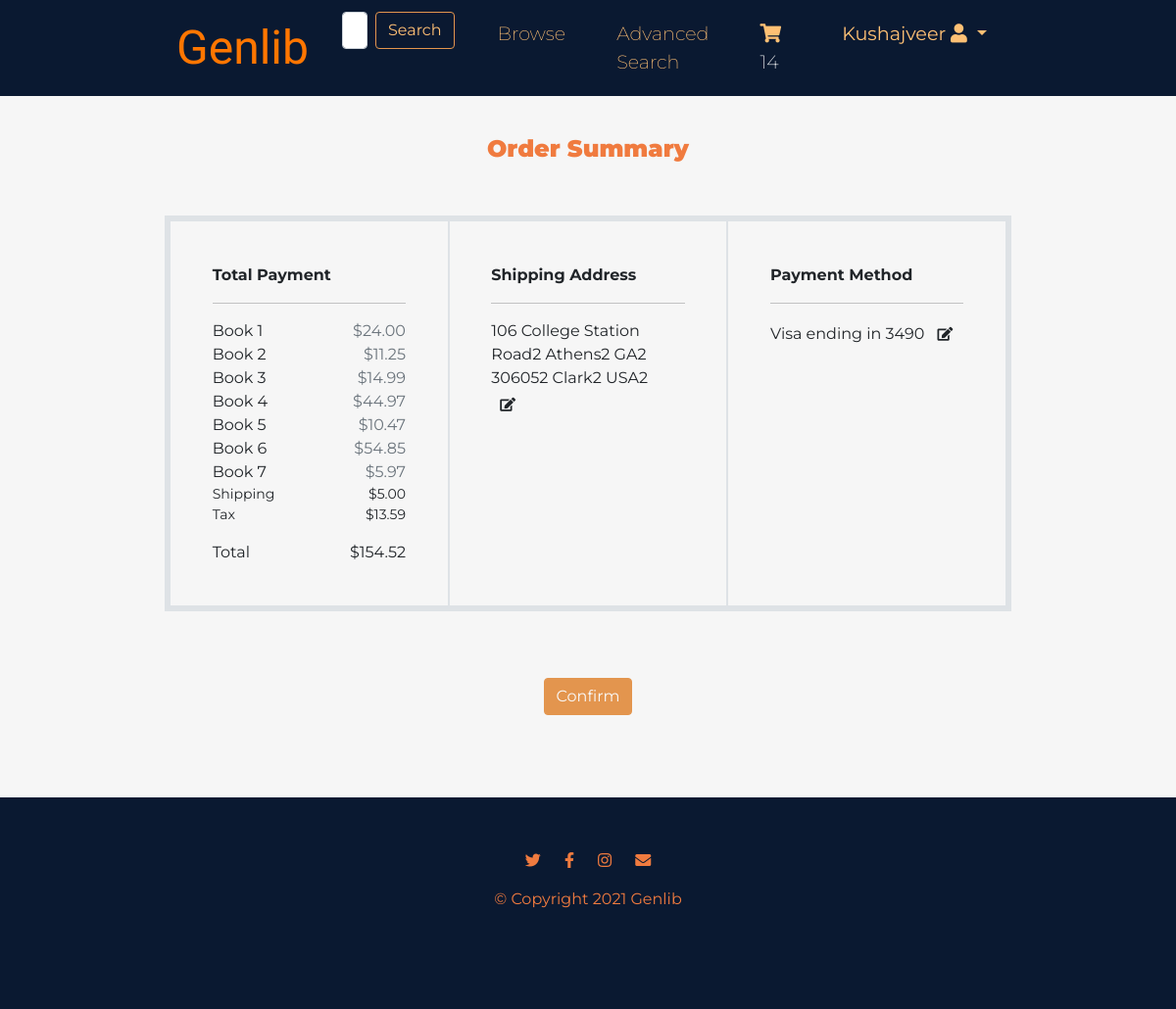
The page /finalplaceorder.html (signed in) on the database as committed earlier.
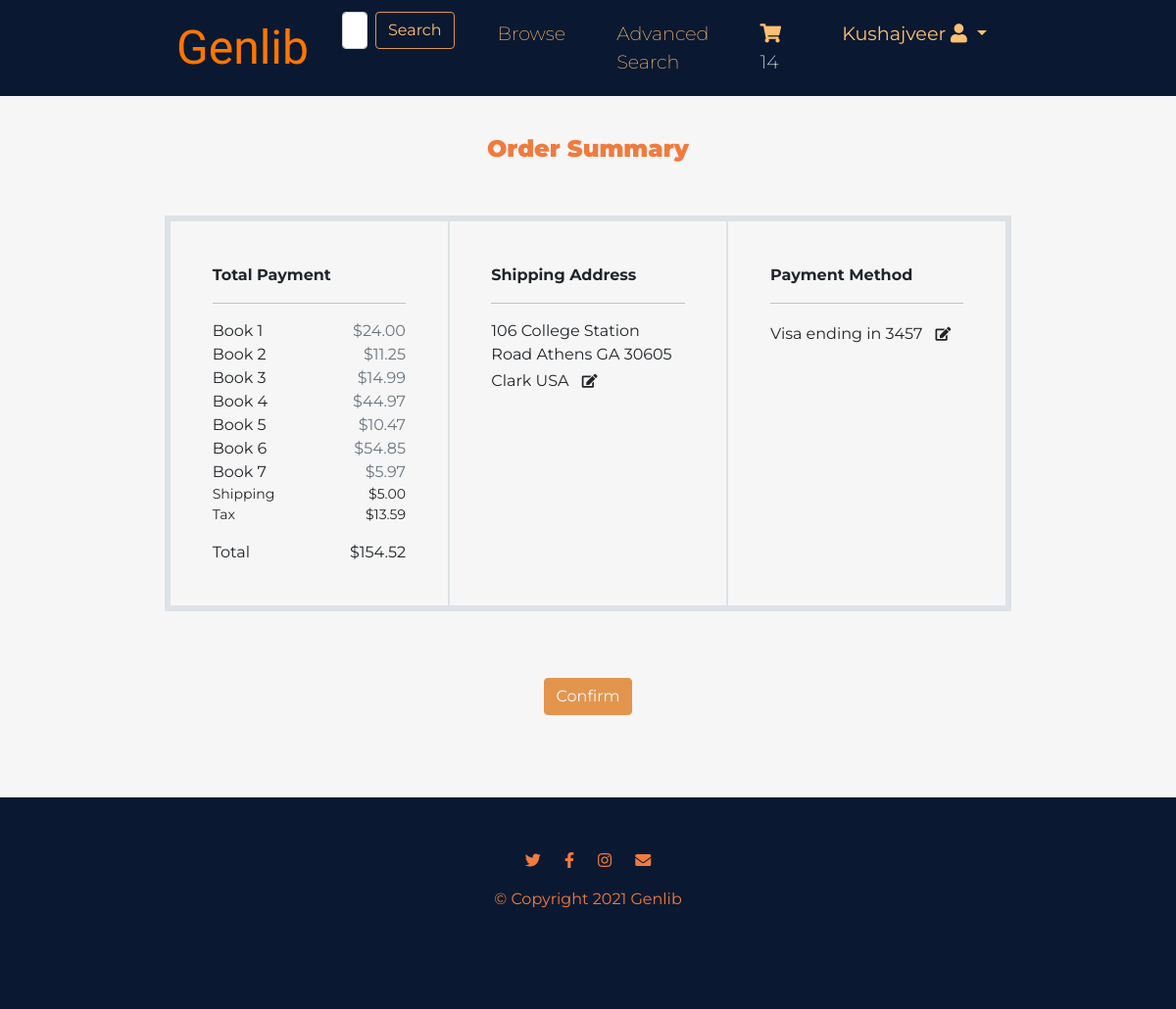
The same page on the database as committed later.
### bookstore/models.py (models this page shows, shortened)
class User(AbstractBaseUser, PermissionsMixin):
    first_name = models.CharField(max_length=30)
    last_name = models.CharField(max_length=30)
    email = models.EmailField(max_length=50, unique=True, primary_key=True)
    receive_promotions = models.BooleanField(default=False)
    phone = models.CharField(max_length=11, null=True, blank=True)
    street = models.CharField(max_length=100, null=True, blank=True)
    city = models.CharField(max_length=20, null=True, blank=True)
    state = models.CharField(max_length=20, null=True, blank=True)
    zip_code = models.CharField(max_length=5, null=True, blank=True)
    county = models.CharField(max_length=10, null=True, blank=True)
    country = models.CharField(max_length=10, null=True, blank=True)
    card_count = models.IntegerField(default=0)
    card_name1 = encrypt(models.CharField(max_length=100, null=True, blank=True))
    card_num1 = encrypt(models.CharField(max_length=16, null=True, blank=True))
    card_exp1 = encrypt(models.CharField(max_length=5, null=True, blank=True))
    card_cvv1 = encrypt(models.CharField(max_length=3, null=True, blank=True))
    card_four1 = models.CharField(max_length=4, default="", blank=True)
    card_name2 = encrypt(models.CharField(max_length=100, null=True, blank=True))
    card_num2 = encrypt(models.CharField(max_length=16, null=True, blank=True))
    card_exp2 = encrypt(models.CharField(max_length=5, null=True, blank=True))
    card_cvv2 = encrypt(models.CharField(max_length=3, null=True, blank=True))
    card_four2 = models.CharField(max_length=4, default="", blank=True)
    card_name3 = encrypt(models.CharField(max_length=100, null=True, blank=True))
    card_num3 = encrypt(models.CharField(max_length=16, null=True, blank=True))
    card_exp3 = encrypt(models.CharField(max_length=5, null=True, blank=True))
    card_cvv3 = encrypt(models.CharField(max_length=3, null=True, blank=True))
    card_four3 = models.CharField(max_length=4, default="", blank=True)
    is_staff = models.BooleanField(default=False)
    is_active = models.BooleanField(default=False)
    is_suspended = models.BooleanField(default=False)
    objects = UserManager()
    USERNAME_FIELD = 'email'
    REQUIRED_FIELDS = ['first_name', 'last_name', 'password', 'receive_promotions', 'phone']

class CartItem(models.Model):
    id = models.AutoField(primary_key=True)
    user = models.ForeignKey(User, on_delete=models.CASCADE)
    book = models.ForeignKey(Book, on_delete=models.CASCADE)
    quantity = models.IntegerField()
    objects = CartItemManager()

class Order(models.Model):
    id = models.AutoField(primary_key=True)
    status = models.CharField(max_length=20, default="Incomplete") # Confirmed
    user = models.ForeignKey(User, on_delete=models.CASCADE)
    total = models.DecimalField(decimal_places=2, max_digits=5)
    promotion = models.ForeignKey(Promotion, on_delete=models.CASCADE, null=True)
    orig_total = models.DecimalField(decimal_places=2, max_digits=5, default=0)
    date = models.DateField()
    time = models.TimeField()
    first_name = models.CharField(max_length=30)
    last_name = models.CharField(max_length=30)
    phone = models.CharField(max_length=11)
    street = models.CharField(max_length=100)
    city = models.CharField(max_length=20)
    state = models.CharField(max_length=20)
    zip_code = models.CharField(max_length=5)
    county = models.CharField(max_length=10)
    country = models.CharField(max_length=10)
    card_name = encrypt(models.CharField(max_length=100))
    card_num = encrypt(models.CharField(max_length=16))
    card_exp = encrypt(models.CharField(max_length=5))
    card_cvv = encrypt(models.CharField(max_length=3))
    card_four = models.CharField(max_length=4)
    objects = OrderManager()

### bookstore/views.py (the view)
# urls.py: path('finalplaceorder.html', views.finalplaceorder, name='finalplaceorder'),
def finalplaceorder(request):
    order = Order.objects.filter(user=request.user, status="Incomplete")[0]
    def get_context():
        order = Order.objects.filter(user=request.user, status="Incomplete")[0]
        books = CartItem.objects.filter(user=request.user)
        prices = []
        for book in books:
            price = int(book.quantity)*float(book.book.cost)
            price = f"{price:.2f}"
            prices.append(price)
        total_cost = order.total
        discount = Decimal(int(order.promotion.percentage))*order.orig_total / Decimal(100)
        discount = f"{discount:.2f}"
        tax = order.total * Decimal(0.1)
        total = order.total + Decimal(5) + tax
        tax = round(tax, 2)
        total = round(total, 2)
        context = {
            'cartCount': getCartCount(request),
            'books_in_cart': zip(books, prices),
            'total_cost': total_cost,
            'promo_code_name': order.promotion.code,
            'promo_code_discount': discount,
            'order': order,
            'tax': tax,
            'total': total,
        }
        return context
    context = get_context()
    if request.method == "POST":
        if request.POST.get("search_button"):
            save_search(request, query=request.POST['search'])
            return redirect('search')
        if request.POST.get('edit_payment'):
            return redirect('payment')
        if request.POST.get('save_changes'):
            order.street = request.POST['userStreet']
            order.city = request.POST['userCity']
            order.state = request.POST['userState']
            order.zip_code = request.POST['userZip_code']
            order.county = request.POST['userCounty']
            order.country = request.POST['userCountry']
            order.save()
            context = get_context()
            return render(request, 'bookstore/finalplaceorder.html', context)
        return redirect('orderConfirmation')
    else:
        return render(request, 'bookstore/finalplaceorder.html', context)

### bookstore/views.py (called while the page is built)
def getCartCount(request):
    if request.user.is_authenticated:
        count = 0
        cart_items = CartItem.objects.filter(user=request.user)
        for cart_item in cart_items:
            count += cart_item.quantity
        return count
    else:
        return ""

### bookstore/templates/bookstore/finalplaceorder.html (shortened to what this page needs)
<!DOCTYPE html>
<html lang="en" dir="ltr">
<head>
    <link href="https://cdn.jsdelivr.net/npm/bootstrap@5.0.1/dist/css/bootstrap.min.css" rel="stylesheet"
>
    <link rel="stylesheet" href="..\..\static\css\styles.css">
    <link rel="stylesheet" href="https://cdnjs.cloudflare.com/ajax/libs/font-awesome/5.8.2/css/all.min.css"
 />
</head>
<body>
    <section id="title">
        <div class="container-fluid">
            <nav class="navbar navbar-expand-lg">
                <a class="navbar-brand" href="/index.html">Genlib</a>
                <div class="collapse navbar-collapse" id="navbarSupportedContent">
                    <ul class="navbar-nav ms-auto">
                        <li class="nav-item">
                            <form class="d-flex" method="POST">
                                <input class="form-control me-2" type="search" placeholder="Search for Books"
                                    aria-label="Search" name="search" value="">
                                <button class="btn search-button" type="submit" name="search_button"
                                    value="search_button">Search</button>
                            </form>
                        </li>
                        <li class="nav-item">
                            <a class="nav-link" href="/browse-books.html">Browse</a>
                        </li>
                        <li class="nav-item">
                            <a class="nav-link" href="/search.html">Advanced Search</a>
                        </li>
                        <li class="nav-item">
                            <a class="nav-link" href="/cart.html"><i class="fas fa-shopping-cart"></i><span
                                    class="fa-layers-text fa-inverse cart-value"> {{ cartCount }}</span></a>
                        </li>
                        {% if not request.user.is_authenticated %}
                        <li class="nav-item">
                            <a class="nav-link" href="/login.html">Sign in</a>
                        </li>
                        {% else %}
                        <li class="nav-item dropdown">
                            <a href="#" class="nav-link dropdown-toggle" id="dropdownUser2" data-bs-toggle="dropdown"
                                aria-expanded="false">
                                <b>&nbsp; {{ user.first_name}}</b> <i class="fa fa-user"></i>
                            </a>
                        </li>
                        {% endif %}
                    </ul>
                </div>
            </nav>
        </div>
    </section>
    <div class="container-fluid">
        <h4 class="big-heading">Order Summary</h4>
        <div class="row border border-5">
            <div class="col-lg-4 border summary-container">
                <p><strong>Total Payment</strong></p>
                <hr>
                {% for book, price in books_in_cart %}
                <div class="d-flex justify-content-between"> <span class="font-weight-bold">Book {{ forloop.counter }}</span> <span
                        class="text-muted">${{ price }}</span> </div>
                {% endfor %}
                <div class="d-flex justify-content-between"> <small>Shipping</small> <small>$5.00</small> </div>
                <div class="d-flex justify-content-between"> <small>Tax</small> <small>${{ tax }}</small> </div>
                <div class="d-flex justify-content-between mt-3"> <span class="font-weight-bold">Total</span> <span
                        class="font-weight-bold theme-color">${{ total }}</span> </div>
            </div>
            <div class="col-lg-4 border summary-container">
                <p><strong>Shipping Address</strong></p>
                <hr>
                <div class="col-md-12"> {{ order.street }} {{ order.city }} {{ order.state }} {{ order.zip_code }} {{ order.county }} {{ order.country }}
                    <button type="button" class="btn btn-sm rounded-0" data-bs-toggle="modal"
                        data-bs-target="#exampleModal" data-placement="top" title="Edit"><i
                            class="fa fa-edit"></i></button>
                </div>
            </div>
            <div class="col-lg-4 border summary-container">
                <p><strong>Payment Method</strong></p>
                <hr>
                <div class="col-md-12"> Visa ending in {{ order.card_four }}
                    <form method="POST">
                        <button class="btn btn-sm rounded-0" type="submit" name="edit_payment" value="edit_payment"><i class="fa fa-edit"></i></button>
                    </form>
                </div>
            </div>
        </div>
        <div class="mt-5 text-center"><a href="orderConfirmation.html" class="btn explore-button"
                type="button">Confirm</a></div>
    </div>
    <footer id="footer">
        <div class="container-fluid">
            <i class="footer-icons fab fa-twitter"></i>
            <i class="footer-icons fab fa-facebook-f"></i>
            <i class="footer-icons fab fa-instagram"></i>
            <i class="footer-icons fas fa-envelope"></i>
            <p>© Copyright 2021 Genlib</p>
        </div>
    </footer>
</body>
</html>

### bookstore/static/css/styles.css (style rules this page uses)
.big-heading { color: #F07B3F; line-height: 1.5; text-align: center; margin-bottom: 50px; }
body { font-family: 'Montserrat', sans-serif; background-color: #F6F6F6; }
h1, h2, h3, h4, h5, h6 { font-family: 'Montserrat', sans-serif; font-weight: 900; }
#title { background-color: #0A1931; }
.container-fluid { padding: 3% 15% 7%; }
#title .container-fluid { padding: 0 15%; }
.navbar-brand { font-family: "Ubuntu"; font-size: 3rem; color: #FF7600; }
.nav-item { padding: 0 18px; }
.nav-link { font-size: 1.2rem; font-weight: 200; color: #FFC074; }
.search-button { color: #FFC074; border-color: #E3954E; }
.explore-button { color: #F9F9F9; border-color: #E3954E; background-color: #E3954E; margin-top: 20px; }
form { display:inline!important; }
#footer { background-color: #0A1931; text-align: center; }
#footer p { color: #F07B3F; }
.footer-icons { padding: 20px 10px; color: #F07B3F; }
.summary-container { padding: 5%; }

Rows that differ between the two databases and show on the page:
changed Order: street "106 College Station Road2" → "106 College Station Road"; city "Athens2" → "Athens"; state "GA2" → "GA"; zip_code "306052" → "30605"; county "Clark2" → "Clark"; country "USA2" → "USA"; card_four "3490" → "3457"
